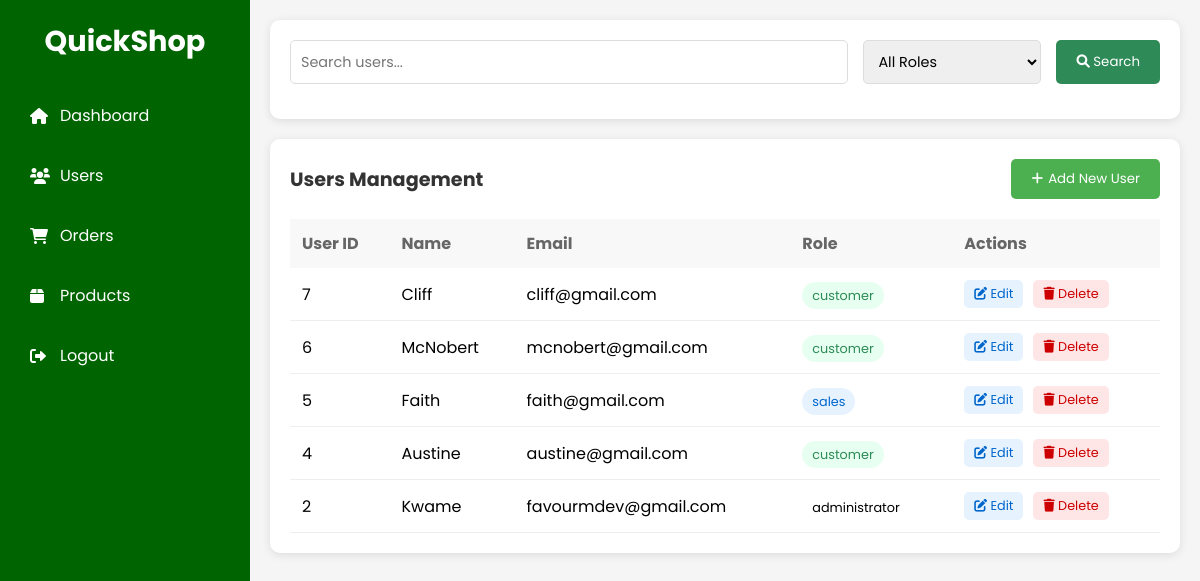
/view/users.php (signed in), run on the app's committed database.
### tables this page shows
CREATE TABLE `users` (
  `userID` int(11) NOT NULL,
  `name` varchar(52) NOT NULL,
  `email` varchar(52) NOT NULL,
  `password` varchar(256) NOT NULL,
  `role` enum('administrator','customer','sales','inventory') NOT NULL
);

### view/users.php (the view, shortened to what this page needs)
<?php
include '../db/db_connect.php';
$query = "SELECT userID, name, email, role FROM users ORDER BY userID DESC";
$result = $conn->query($query);
$users = [];
if ($result) {
    while ($row = $result->fetch_assoc()) {
        $users[] = $row;
    }
}
?>
<!DOCTYPE html>
<html lang="en">
<head>
    <link href="https://cdnjs.cloudflare.com/ajax/libs/font-awesome/6.0.0/css/all.min.css" rel="stylesheet">
    <link rel="stylesheet" href="../assets/css/users.css">
</head>
<body>
    <div class="sidebar">
        <div class="logo">QuickShop</div>
        <ul class="nav-links">
            <li><a href="admin/admindashboard.php"><i class="fas fa-home"></i>Dashboard</a></li>
            <li><a href="users.php" class="active"><i class="fas fa-users"></i>Users</a></li>
            <li><a href="orders.php"><i class="fas fa-shopping-cart"></i>Orders</a></li>
            <li><a href="products.php"><i class="fas fa-box"></i>Products</a></li>
            <li><a href="../actions/logout.php"><i class="fas fa-sign-out-alt"></i>Logout</a></li>
        </ul>
    </div>
    <div class="main-content">
        <div class="search-section">
            <div class="search-container">
                <input type="text" class="search-input" placeholder="Search users...">
                <select class="filter-select">
                    <option value="">All Roles</option>
                </select>
                <button class="search-btn">
                    <i class="fas fa-search"></i> Search
                </button>
            </div>
        </div>
        <div class="users-section">
            <div class="section-header">
                <h2 class="section-title">Users Management</h2>
                <button class="add-user-btn" onclick="openModal('add')">
                    <i class="fas fa-plus"></i> Add New User
                </button>
            </div>
            <table class="users-table">
                <thead>
                    <tr>
                        <th>User ID</th>
                        <th>Name</th>
                        <th>Email</th>
                        <th>Role</th>
                        <th>Actions</th>
                    </tr>
                </thead>
                <tbody>
                    <?php foreach ($users as $user): ?>
                    <tr data-userid="<?php echo htmlspecialchars($user['userID']); ?>"
                        data-role="<?php echo htmlspecialchars($user['role']); ?>">
                        <td><?php echo htmlspecialchars($user['userID']); ?></td>
                        <td><?php echo htmlspecialchars($user['name']); ?></td>
                        <td><?php echo htmlspecialchars($user['email']); ?></td>
                        <td><span class="role-badge role-<?php echo strtolower($user['role']); ?>"><?php echo htmlspecialchars($user['role']); ?></span></td>
                        <td>
                            <div class="action-buttons">
                                <button class="action-btn edit-btn" onclick="openModal('edit', <?php echo $user['userID']; ?>)">
                                    <i class="fas fa-edit"></i> Edit
                                </button>
                                <button class="action-btn delete-btn" onclick="deleteUser(<?php echo $user['userID']; ?>)">
                                    <i class="fas fa-trash"></i> Delete
                                </button>
                            </div>
                        </td>
                    </tr>
                    <?php endforeach; ?>
                </tbody>
            </table>
        </div>
    </div>
</body>
</html>

### assets/css/users.css (style rules this page uses)
:root { --primary-green: #2E8B57; --light-green: #98FB98; --silver: #C0C0C0; --white: #FFFFFF; --dark-green: #006400; }
* { margin: 0; padding: 0; box-sizing: border-box; font-family: 'Poppins', sans-serif; }
body { min-height: 100vh; background: #f5f5f5; display: flex; }
.sidebar { width: 250px; background: var(--dark-green); padding: 20px; color: white; }
.logo { font-size: 1.8rem; font-weight: 700; color: var(--white); text-align: center; margin-bottom: 30px; }
.nav-links { list-style: none; }
.nav-links li { margin-bottom: 15px; }
.nav-links a { color: white; text-decoration: none; display: flex; align-items: center; padding: 10px; border-radius: 5px; transition: all 0.3s; }
.nav-links i { margin-right: 10px; width: 20px; }
.main-content { flex: 1; padding: 20px; }
.search-section { background: white; padding: 20px; border-radius: 10px; box-shadow: 0 2px 10px rgba(0,0,0,0.1); margin-bottom: 20px; }
.search-container { display: flex; gap: 15px; margin-bottom: 15px; }
.search-input { flex: 1; padding: 10px; border: 1px solid #ddd; border-radius: 5px; font-size: 0.9rem; }
.filter-select { padding: 10px; border: 1px solid #ddd; border-radius: 5px; font-size: 0.9rem; }
.search-btn { padding: 10px 20px; background: var(--primary-green); color: white; border: none; border-radius: 5px; cursor: pointer; transition: background 0.3s; }
.users-section { background: white; padding: 20px; border-radius: 10px; box-shadow: 0 2px 10px rgba(0,0,0,0.1); }
.section-header { display: flex; justify-content: space-between; align-items: center; margin-bottom: 20px; }
.section-title { font-size: 1.2rem; color: #333; }
.add-user-btn { padding: 10px 20px; background: var(--primary-green); color: white; border: none; border-radius: 5px; cursor: pointer; display: flex; align-items: center; gap: 5px; }
.users-table { width: 100%; border-collapse: collapse; }
.users-table th { text-align: left; padding: 12px; background: #f8f8f8; color: #666; }
.users-table td { padding: 12px; border-bottom: 1px solid #eee; }
.role-badge { padding: 5px 10px; border-radius: 15px; font-size: 0.8rem; }
.role-sales { background: #e6f3ff; color: #0066cc; }
.role-customer { background: #e6fff0; color: var(--primary-green); }
.action-buttons { display: flex; gap: 10px; }
.action-btn { padding: 5px 10px; border: none; border-radius: 5px; cursor: pointer; font-size: 0.8rem; }
.edit-btn { background: #e6f3ff; color: #0066cc; }
.delete-btn { background: #ffe6e6; color: #cc0000; }

### view/users.php (style rules this page uses)
.add-user-btn { background-color: #4CAF50; color: white; border: none; padding: 10px 20px; border-radius: 5px; cursor: pointer; display: flex; align-items: center; gap: 5px; margin-left: auto; }
.section-header { display: flex; align-items: center; margin-bottom: 20px; }

### data on the page
users: userID "7", name "Cliff", email "cliff@gmail.com", role "customer"
users: userID "6", name "McNobert", email "mcnobert@gmail.com", role "customer"
users: userID "5", name "Faith", email "faith@gmail.com", role "sales"
users: userID "4", name "Austine", email "austine@gmail.com", role "customer"
users: userID "2", name "Kwame", email "favourmdev@gmail.com", role "administrator"
